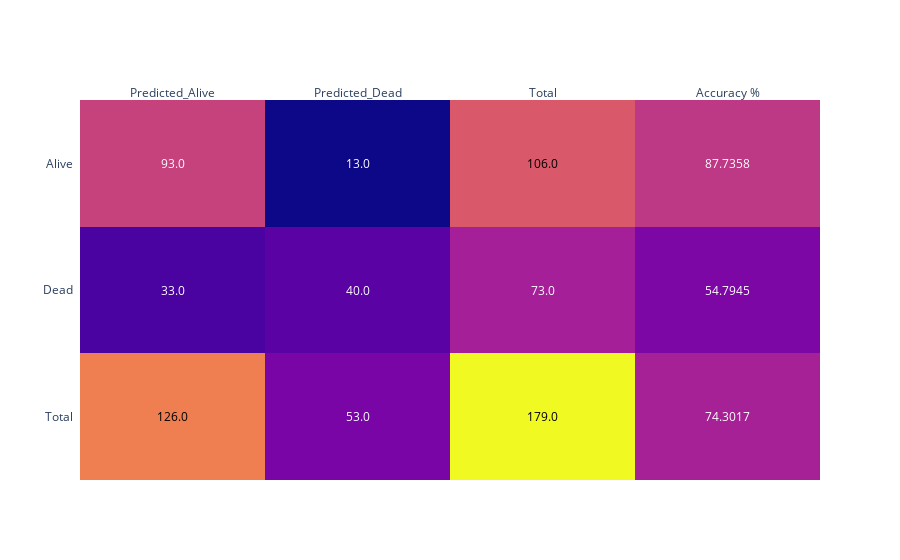

Notebook code cell kept with this figure:
### Code cell
bp.plot_confusion_matrix_plotly(ytest,ypreds_lr,labels=['Alive','Dead'])

### Figure 1 — Plotly figure (JSON) as saved in the notebook; plotly's stock layout.template omitted (floating-point values rounded to 4 significant figures)
{"data": [{"colorscale": [[0, "#0d0887"], [0.1111, "#46039f"], [0.2222, "#7201a8"], [0.3333, "#9c179e"], [0.4444, "#bd3786"], [0.5556, "#d8576b"], [0.6667, "#ed7953"], [0.7778, "#fb9f3a"], [0.8889, "#fdca26"], [1, "#f0f921"]], "reversescale": false, "showscale": false, "type": "heatmap", "x": ["Predicted_Alive", "Predicted_Dead", "Total", "Accuracy %"], "y": ["Total", "Dead", "Alive"], "z": [[126, 53, 179, 74.3], [33, 40, 73, 54.79], [93, 13, 106, 87.74]]}], "layout": {"annotations": [{"font": {"color": "#000000"}, "showarrow": false, "text": "126.0", "x": "Predicted_Alive", "xref": "x", "y": "Total", "yref": "y"}, {"font": {"color": "#FFFFFF"}, "showarrow": false, "text": "53.0", "x": "Predicted_Dead", "xref": "x", "y": "Total", "yref": "y"}, {"font": {"color": "#000000"}, "showarrow": false, "text": "179.0", "x": "Total", "xref": "x", "y": "Total", "yref": "y"}, {"font": {"color": "#FFFFFF"}, "showarrow": false, "text": "74.3017", "x": "Accuracy %", "xref": "x", "y": "Total", "yref": "y"}, {"font": {"color": "#FFFFFF"}, "showarrow": false, "text": "33.0", "x": "Predicted_Alive", "xref": "x", "y": "Dead", "yref": "y"}, {"font": {"color": "#FFFFFF"}, "showarrow": false, "text": "40.0", "x": "Predicted_Dead", "xref": "x", "y": "Dead", "yref": "y"}, {"font": {"color": "#FFFFFF"}, "showarrow": false, "text": "73.0", "x": "Total", "xref": "x", "y": "Dead", "yref": "y"}, {"font": {"color": "#FFFFFF"}, "showarrow": false, "text": "54.7945", "x": "Accuracy %", "xref": "x", "y": "Dead", "yref": "y"}, {"font": {"color": "#FFFFFF"}, "showarrow": false, "text": "93.0", "x": "Predicted_Alive", "xref": "x", "y": "Alive", "yref": "y"}, {"font": {"color": "#FFFFFF"}, "showarrow": false, "text": "13.0", "x": "Predicted_Dead", "xref": "x", "y": "Alive", "yref": "y"}, {"font": {"color": "#000000"}, "showarrow": false, "text": "106.0", "x": "Total", "xref": "x", "y": "Alive", "yref": "y"}, {"font": {"color": "#FFFFFF"}, "showarrow": false, "text": "87.7358", "x": "Accuracy %", "xref": "x", "y": "Alive", "yref": "y"}], "xaxis": {"dtick": 1, "gridcolor": "rgb(0, 0, 0)", "side": "top", "ticks": ""}, "yaxis": {"dtick": 1, "ticks": "", "ticksuffix": "  "}}}
